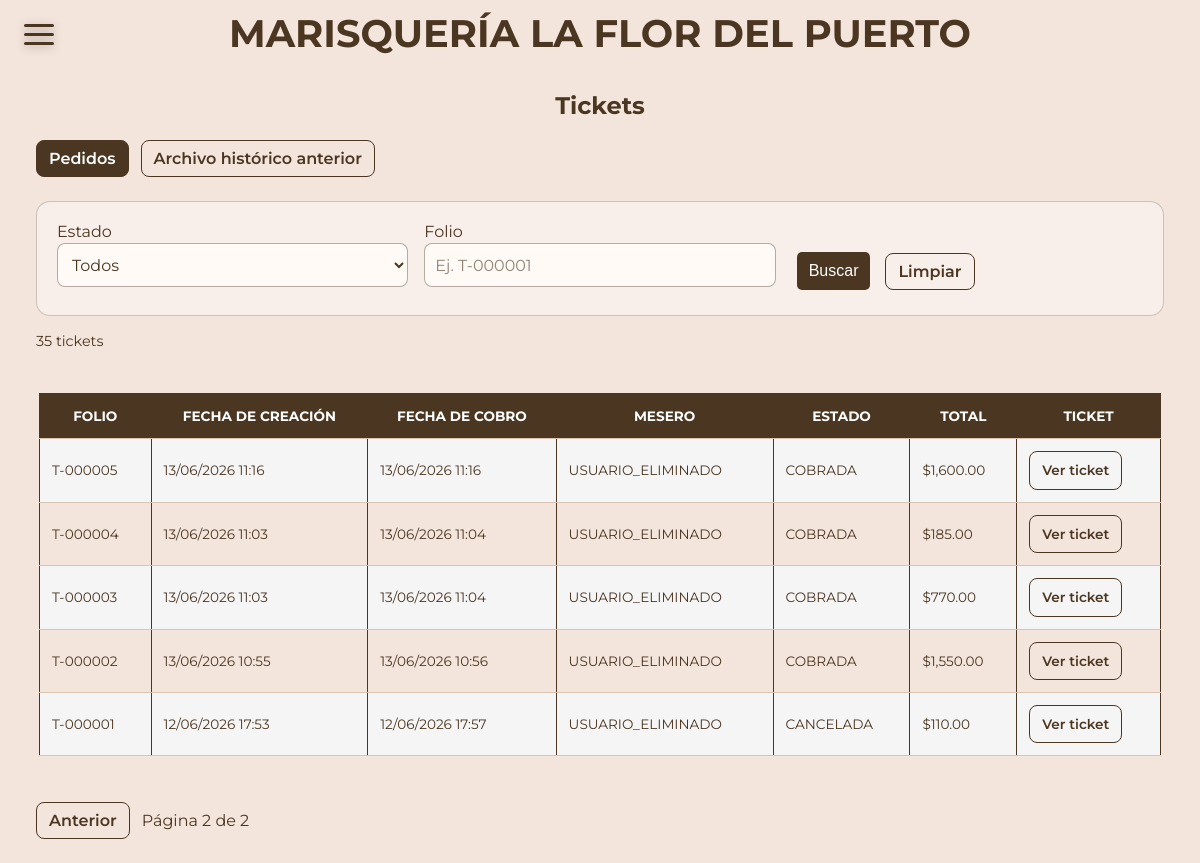
The page /tickets?pagina=2&archivo=0&estado=&folio= (signed in) on the database its author committed.
### models.py (models this page shows)
class Pedidos(db.Model):
    id = db.Column(db.Integer, primary_key=True)
    folio = db.Column(db.String(20), unique=True, nullable=True)
    solicitud_id = db.Column(db.String(64), unique=True, nullable=True)
    estado = db.Column(db.String(20), default='ABIERTA')  # ABIERTA, ENVIADA_A_CAJA, COBRADA, CANCELADA
    state = db.Column(db.String(20), default='pendiente')  # Mantener por compatibilidad
    fecha = db.Column(db.DateTime, default=datetime.now)
    fecha_cobro = db.Column(db.DateTime, nullable=True)
    products = db.Column(db.JSON)
    total = db.Column(db.Float)
    usuario_id = db.Column(db.String(80), db.ForeignKey('users.username'), nullable=False)
    cajero_id = db.Column(db.String(80), db.ForeignKey('users.username'), nullable=True)

### app.py (the view)
        def wrapped(*args, **kwargs):
            if 'username' not in session:
                return redirect(url_for('login'))
            if session.get('tipo_usuario') not in allowed_roles:
                abort(403)
            return f(*args, **kwargs)

### app.py (called while the page is built)
def csrf_token():
    if '_csrf_token' not in session:
        session['_csrf_token'] = secrets.token_urlsafe(32)
    return session['_csrf_token']

def usuario_actual():
    usuario = Users.query.filter_by(username=session.get('username'), activo=True).populate_existing().first()
    if not usuario or session.get('version_sesion', 0) != usuario.version_sesion:
        return None
    return usuario

@app.after_request
def cabeceras_seguridad(respuesta):
    respuesta.headers['X-Content-Type-Options'] = 'nosniff'
    respuesta.headers['X-Frame-Options'] = 'DENY'
    respuesta.headers['Referrer-Policy'] = 'same-origin'
    if request.endpoint != 'static':
        respuesta.headers['Cache-Control'] = 'no-store'
    return respuesta

def role_required(*allowed_roles):
    def decorator(f):
        def wrapped(*args, **kwargs):
            if 'username' not in session:
                return redirect(url_for('login'))
            if session.get('tipo_usuario') not in allowed_roles:
                abort(403)
            return f(*args, **kwargs)
        wrapped.__name__ = f.__name__
        wrapped.allowed_roles = allowed_roles
        return wrapped
    return decorator

### templates/tickets.html (shortened to what this page needs)
{% extends 'base.html' %}
{% block content %}
<section class="ventas-pagina">
    <h2>Tickets</h2>
    <nav class="tickets-pestanas" aria-label="Origen de tickets">
        <a class="auditoria-ver-ticket" href="{{ url_for('tickets') }}" {% if not archivo %}aria-current="page"{% endif %}>Pedidos</a>
        <a class="auditoria-ver-ticket" href="{{ url_for('tickets', archivo=1) }}" {% if archivo %}aria-current="page"{% endif %}>Archivo histórico anterior</a>
    </nav>
    {% if archivo %}
    <p class="ventas-subtitulo">Tickets conservados del histórico anterior. Pueden coincidir con pedidos actuales y no se suman a los reportes de ventas.</p>
    {% else %}
    <form method="GET" class="auditoria-filtros ventas-filtros">
        <div><label for="ticketEstado">Estado</label><select name="estado" id="ticketEstado">
            <option value="">Todos</option>
        </select></div>
        <div><label for="ticketFolio">Folio</label><input type="search" name="folio" id="ticketFolio" value="{{ folio }}" placeholder="Ej. T-000001"></div>
        <div class="auditoria-filtros__acciones"><button type="submit" class="btn">Buscar</button><a class="auditoria-ver-ticket" href="{{ url_for('tickets') }}">Limpiar</a></div>
    </form>
    {% endif %}
    <p class="ventas-subtitulo">{{ paginacion.total }} tickets</p>
    <div class="ventas-tabla-scroll"><table class="tickets-tabla">
        <thead><tr><th>Folio</th><th>{{ 'Fecha de registro' if archivo else 'Fecha de creación' }}</th><th>Fecha de cobro</th><th>Mesero</th><th>Estado</th><th>Total</th><th>Ticket</th></tr></thead>
        <tbody>{% for ticket in paginacion.items %}<tr>
            <td>{{ 'Archivo-' ~ ticket.id if archivo else ticket.folio or ticket.id }}</td>
            <td>{{ ticket.fecha.strftime('%d/%m/%Y %H:%M') if ticket.fecha else 'No registrada' }}</td>
            <td>{% if archivo %}No registrada{% else %}{{ ticket.fecha_cobro.strftime('%d/%m/%Y %H:%M') if ticket.fecha_cobro else '—' }}{% endif %}</td>
            <td>{{ 'No registrado' if archivo else ticket.usuario_id }}</td>
            <td>{{ 'Histórico' if archivo else ticket.estado }}</td>
            <td>${{ '{:,.2f}'.format(ticket.total or 0) }}</td>
            <td><a class="auditoria-ver-ticket" target="_blank" rel="noopener" href="{{ url_for('ticket_archivo', ticket_id=ticket.id) if archivo else url_for('ticket_auditoria', pedido_id=ticket.id) }}">Ver ticket</a></td>
        </tr>{% else %}<tr><td colspan="7">No hay tickets que coincidan con la búsqueda.</td></tr>{% endfor %}</tbody>
    </table></div>
    <nav class="tickets-pestanas" aria-label="Páginas de tickets">
        {% if paginacion.has_prev %}<a class="auditoria-ver-ticket" href="{{ url_for('tickets', pagina=paginacion.prev_num, archivo=1 if archivo else 0, estado=estado, folio=folio) }}">Anterior</a>{% endif %}
        <span>Página {{ paginacion.page }} de {{ paginacion.pages or 1 }}</span>
    </nav>
</section>
{% endblock %}

### static/css/base.css (style rules this page uses)
* { margin: 0; padding: 0; box-sizing: border-box; }
html { scroll-behavior: smooth; }
body { --bg-color: #4b3621; --text-color: #fff; background-color: #f3e5dc; font-family: 'Montserrat', sans-serif; color: #4b3621; display: block; }
.auditoria-ver-ticket { display: inline-block; padding: 8px 12px; border: 1px solid #4b3621; border-radius: 8px; color: #4b3621; text-decoration: none; font-weight: 600; white-space: nowrap; }
.auditoria-filtros { width: 90%; margin: 24px auto 12px; padding: 20px; display: grid; grid-template-columns: repeat(auto-fit, minmax(min(100%, 190px), 1fr)); gap: 16px; align-items: end; border: 1px solid rgba(75, 54, 33, 0.25); border-radius: 14px; background: rgba(255, 255, 255, 0.4); }
.auditoria-filtros input, .auditoria-filtros select { width: 100%; min-height: 44px; padding: 10px; border: 1px solid rgba(75, 54, 33, 0.4); border-radius: 8px; background: #fffaf6; color: #4b3621; font: inherit; }
.auditoria-filtros__acciones { display: flex; gap: 10px; align-items: center; flex-wrap: wrap; }
.ventas-pagina { width: 94%; max-width: 1400px; margin: 24px auto; }
.ventas-pagina > h2 { text-align: center; margin-bottom: 12px; }
.ventas-subtitulo { margin: 14px 0; font-size: 0.9rem; line-height: 1.6; }
.ventas-filtros { width: 100%; }
.ventas-grafica-scroll, .ventas-tabla-scroll { overflow-x: auto; padding: 6px 3px; }
.ventas-tabla table, .tickets-tabla { width: 100%; border-collapse: collapse; font-size: 0.85rem; }
.ventas-tabla td, .ventas-tabla th, .tickets-tabla td, .tickets-tabla th { padding: 12px; text-align: left; border-bottom: 1px solid #d9c4b3; line-height: 1.5; }
.tickets-pestanas { display: flex; flex-wrap: wrap; gap: 12px; align-items: center; margin: 20px 0; }
.tickets-pestanas [aria-current="page"] { background: #4b3621; color: white; }
a, button { border: none; cursor: pointer; outline: none; transition: 0.3s; }
h2 { font-size: clamp(1rem, 5vw, 1.5rem); text-wrap: balance; }
.btn { display: inline-block; padding: 10px 12px; background-color: #4b3621; color: #fff; text-decoration: none; border-radius: 5px; margin: 5px; font-size: clamp(0.8rem, 5vw, 1rem); }
label { display: block; font-size: clamp(0.8rem, 5vw, 1rem); margin-bottom: 2px; }
input, textarea, select { font-family: inherit; display: block; margin-bottom: 8px; border: none; border-bottom: 1px solid #4b3621; background-color: transparent; outline: none; }
input::placeholder { color: #4b3621; opacity: 0.6; }
select { padding: 6px 0; transition: 0.4s; border-radius: 0px; }
option { display: flex; justify-content: flex-start; gap: 10px; border: 1px solid #4b3621; background: #f3e5dc; color: #4b3621; padding: 10px; transition: 0.4s; }
option:first-of-type { border-radius: 8px 8px 0 0; }
option:not(option:last-of-type) { border-bottom: none; }
option:checked { font-weight: bold; }
table { width: auto; border-collapse: collapse; margin: 20px auto; }
table th, table td { border: 1px solid #4b3621; padding: 8px; text-align: left; }
th { background-color: #4b3621; color: #fff; text-align: center !important; text-transform: uppercase; }
tr:nth-child(odd) { background-color: #f5f5f5; color: #4b3621; }

### rows shown on the page
Pedidos: folio "T-000005", fecha "13/06/2026 11:16", fecha_cobro "13/06/2026 11:16", usuario "USUARIO_ELIMINADO", estado "COBRADA", total "1,600.00"
Pedidos: folio "T-000004", fecha "13/06/2026 11:03", fecha_cobro "13/06/2026 11:04", usuario "USUARIO_ELIMINADO", estado "COBRADA", total "185.00"
Pedidos: folio "T-000003", fecha "13/06/2026 11:03", fecha_cobro "13/06/2026 11:04", usuario "USUARIO_ELIMINADO", estado "COBRADA", total "770.00"
Pedidos: folio "T-000002", fecha "13/06/2026 10:55", fecha_cobro "13/06/2026 10:56", usuario "USUARIO_ELIMINADO", estado "COBRADA", total "1,550.00"
Pedidos: folio "T-000001", fecha "12/06/2026 17:53", fecha_cobro "12/06/2026 17:57", usuario "USUARIO_ELIMINADO", estado "CANCELADA", total "110.00"

### other values the page prints
{{ paginacion.total }} "35"
{{ 'Fecha de registro' if archivo else 'Fecha de creación' }} "FECHA DE CREACIÓN"
{{ paginacion.page }} "2"
{{ paginacion.pages or 1 }} "2"
